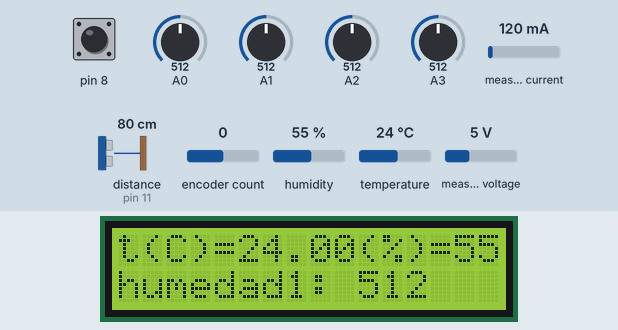
A sketch run on a simulated Arduino Uno, built with avr-gcc and run on an emulated ATmega328P. Parts: 16×2 character LCD. The test bench sets the inputs (shaded band); at power-on: encoder count 0, humidity 55 %, A1 = 512, temperature 24 °C, A2 = 512, pin 8 HIGH, A0 = 512, A3 = 512, measured current 120 mA, distance to the obstacle (sensor on pin 11) 80 cm, measured voltage 5 V. The echo pulse lasts 58.3 µs per cm; what the sketch prints to the serial monitor is not drawn.

Above: at 1.2 s.
1.3 s: encoder count set to 1
At 2.5 s:
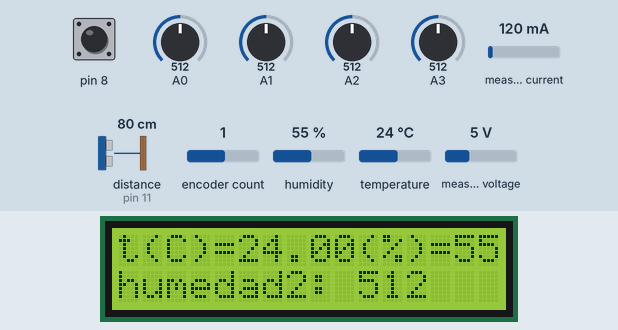
2.8 s: humidity set to 22 %
At 4.6 s:
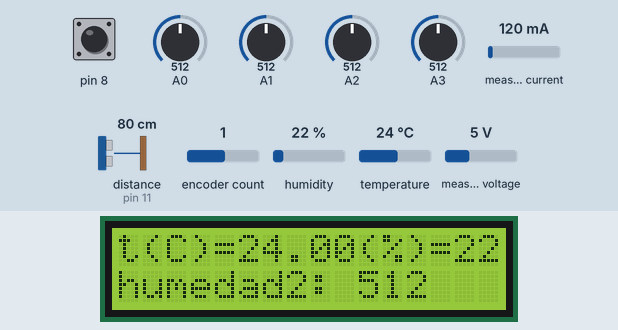
5.7 s: A1 set to 390
At 6.5 s:
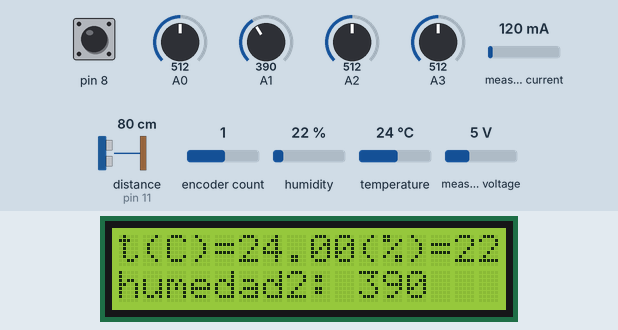
7.2 s: temperature set to 12 °C
At 9.0 s:
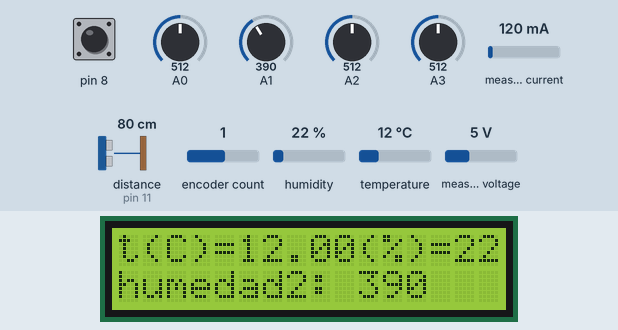
9.8 s: encoder count set to 2
At 10.9 s:
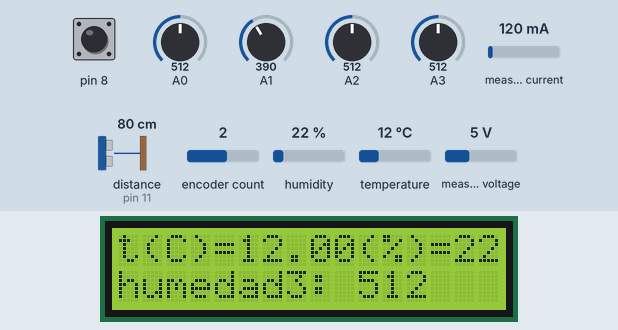
11.3 s: A2 set to 190
At 17.4 s:
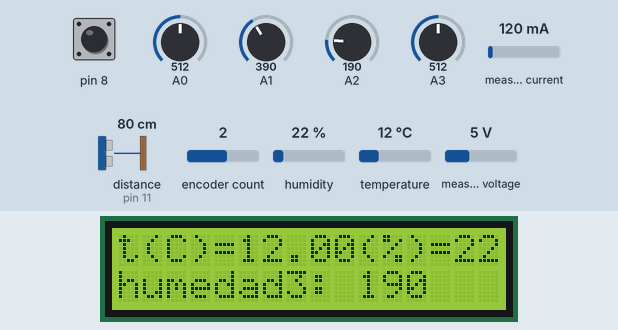
Timing chart, 0 to 18.5 s (numbered marks = the images above; inputs shaded):
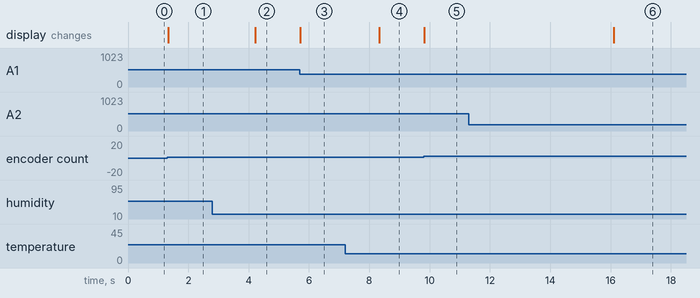

Measured:
- after the input at 1.3 s, the display: changes at once (image 1)
- after the input at 2.8 s, the display: changes after 1.4 s (image 2)
- after the input at 5.7 s, the display: changes at once (image 3)
- after the input at 7.2 s, the display: changes after 1.1 s (image 4)
- after the input at 9.8 s, the display: changes at once (image 5)
- after the input at 11.3 s, the display: changes after 4.8 s (image 6)

The sketch:

sketch_may12a.ino
```cpp
#include <LiquidCrystal_I2C.h>    //incluir librería de la pantalla
LiquidCrystal_I2C lcd(0x27,16,2);

#include <NewPing.h>

#define TRIGGER_PIN  12  // Arduino pin tied to trigger pin on the ultrasonic sensor.
#define ECHO_PIN     11  // Arduino pin tied to echo pin on the ultrasonic sensor.
#define MAX_DISTANCE 200 // Maximum distance we want to ping for (in centimeters). Maximum sensor distance is rated at 400-500cm.

NewPing sonar(TRIGGER_PIN, ECHO_PIN, MAX_DISTANCE); // NewPing setup of pins and maximum distance.


#include <DHT.h>


#define DHTPIN 2
#define DHTTYPE    DHT11
DHT dht(DHTPIN, DHTTYPE);

uint32_t tmr1;
uint32_t tmr2;
uint32_t tmr3;
uint32_t tmr4;
uint32_t tmr5;
uint32_t tmr_ping;

int temperature;
int humidity;
String rain;
float power;
int battery;
int filled;

#define CLK 10
#define DT 9
#define SW 8
#include "GyverEncoder.h"         //declarar variables para el encoder
#include "TimerOne.h"
Encoder enc1(CLK, DT, SW);

#include <Wire.h>
#include <Adafruit_INA219.h>

Adafruit_INA219 ina219;


#define rain_sensor 5             //pin para sensor de lluvia

#define moisture_limit 400        //empezar a regar en este nivel de humedad


#define r1 2                      //declarar pines para los reles
#define r2 3
#define r3 4
#define r4 5


int val_1;                       //valores para los sensores
int val_2;
int val_3;
int val_4;


int s1;                         //valores para los sensores de humedad de tierra
int s2;
int s3;
int s4;

int temp;
int hum;

int page = 1;

void setup() {
  // declaración de reles
pinMode(r1, OUTPUT);
pinMode(r2, OUTPUT);
pinMode(r3, OUTPUT);
pinMode(r4, OUTPUT);

pinMode(s1, INPUT);
pinMode(s2, INPUT);
pinMode(s3, INPUT);
pinMode(s4, INPUT);
enc1.setType(TYPE2);

digitalWrite(r1, 1);
digitalWrite(r2, 1);
digitalWrite(r3, 1);
digitalWrite(r4, 1);

dht.begin();

Serial.begin(9600);
  // Inicializar el LCD
  lcd.init();

  //Encender la luz de fondo.
  lcd.backlight();


  uint32_t currentFrequency;

  // Escribimos el Mensaje en el LCD.
  lcd.print("t(C)=    h(%)=");
  Timer1.initialize(1000);
  Timer1.attachInterrupt(timerIsr);

  if (! ina219.begin()) {
    Serial.println("Failed to find INA219 chip");
    while (1) { delay(10); }
  }
}
void timerIsr() {
  enc1.tick();
}


void loop() {

float hum = dht.readHumidity();
  // Read temperature as Celsius (the default)
  float temp = dht.readTemperature();

if(millis()-tmr_ping >= 100){
  filled = sonar.ping_cm();
}

  lcd.setCursor(5, 0);
  lcd.print(temp);
  lcd.setCursor(14, 0);
  lcd.print(hum);


  s1 = analogRead(A0);
  s2 = analogRead(A1);
  s3 = analogRead(A2);
  s4 = analogRead(A3);


if((s1 >= moisture_limit) and (millis()-tmr1 >=10000)){
  tmr1 = millis();
  digitalWrite(r1, 0);
  delay(1500);
  digitalWrite(r1, 1);
}
if((s2 >= moisture_limit) and (millis()-tmr2 >=10000)){
  tmr2 = millis();
  digitalWrite(r2, 0);
  delay(1500);
  digitalWrite(r2, 1);
}
if((s3 >= moisture_limit) and (millis()-tmr3 >=10000)){
  tmr2 = millis();
  digitalWrite(r2, 0);
  delay(1500);
  digitalWrite(r2, 1);
}
if((s4 >= moisture_limit) and (millis()-tmr4 >=10000)){
  tmr2 = millis();
  digitalWrite(r2, 0);
  delay(1500);
  digitalWrite(r2, 1);
}

if(enc1.isRight()){
  page++;
if(page == 5){
  page = 1;
}
}
if(enc1.isLeft()){
  page--;
  if(page == 0){
  page = 4;
}
}

switch(page){
  case 1:
  lcd.setCursor(0,1);
  lcd.print("humedad1: ");

  lcd.print(s1);
  break;
    case 2:
    lcd.setCursor(0,1);
  lcd.print("humedad2: ");
  lcd.print(s2);
  break;
    case 3:
    lcd.setCursor(0,1);
  lcd.print("humedad3: ");
  lcd.print(s3);
  break;
    case 4:
    lcd.setCursor(0,1);

  lcd.print("humedad4: ");
  lcd.print(s4);
  break;

}
Serial.println(page);
if(millis()-tmr5 >=2000){
   float shuntvoltage = 0;
  float busvoltage = 0;
  float current_mA = 0;
  float loadvoltage = 0;
  float power_mW = 0;

  shuntvoltage = ina219.getShuntVoltage_mV();
  busvoltage = ina219.getBusVoltage_V();
  current_mA = ina219.getCurrent_mA();
  power_mW = ina219.getPower_mW();
  loadvoltage = busvoltage + (shuntvoltage / 1000);
  tmr5 = millis();
  Serial.print(s1);
    Serial.print(",");
    Serial.print(s2);
    Serial.print(",");
    Serial.print(s3);
    Serial.print(",");
    Serial.print(s4);

    Serial.print(",");
    Serial.print(temp);
    Serial.print(",");
    Serial.print(hum);
    Serial.print(",");
    Serial.print(rain);
    Serial.print(",");
    Serial.print(power_mW*1000);
    Serial.print(",");
    Serial.print(busvoltage);
    Serial.print(",");
    Serial.print(filled);
    Serial.print("\n");
}
}
```
